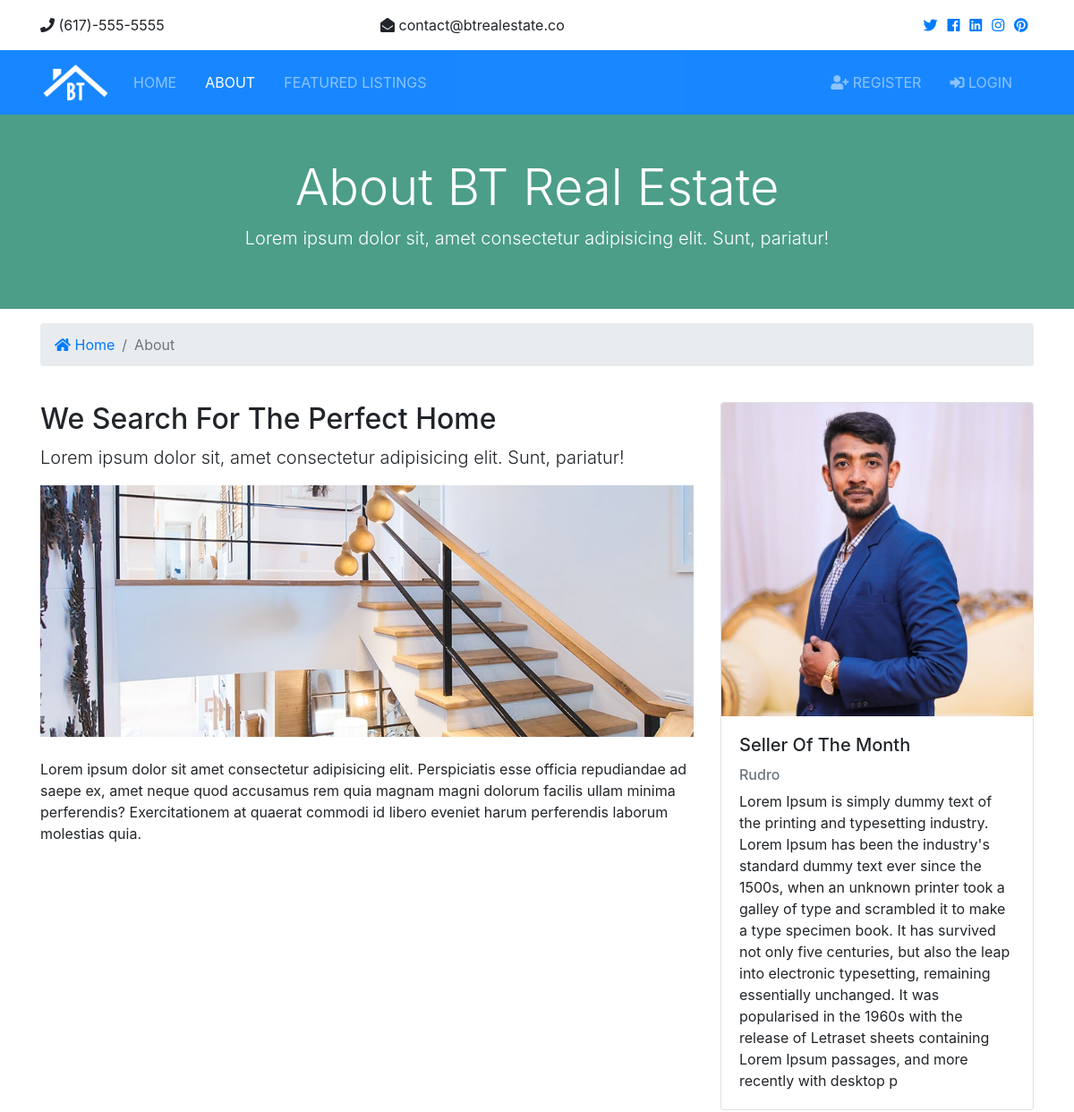
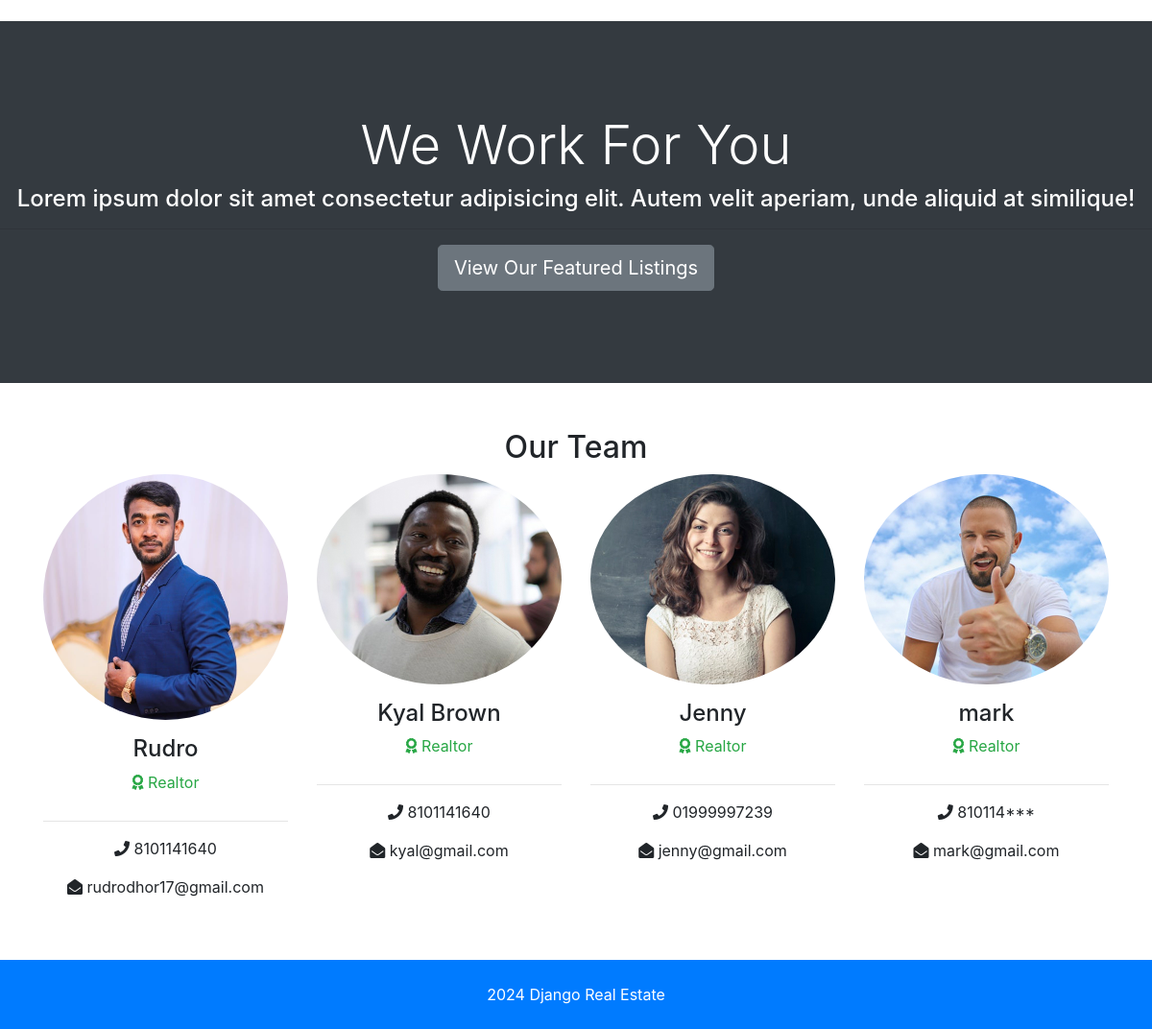
The page /about/ on the database its author committed (2 pictures, top to bottom).
### realtors/models.py (models this page shows, shortened)
class Realtor(models.Model):
    name = models.CharField(max_length= 200)
    photo = models.ImageField(upload_to='photos/%Y/%m/%d/')
    description = models.TextField(max_length= 500)
    phone = models.CharField(max_length= 50)
    email = models.CharField(max_length= 50)
    is_mvp = models.BooleanField(default=False)
    hire_date = models.DateTimeField(default=datetime.now, blank=True)

### pages/views.py (the view)
# urls.py: path('about/', views.about, name="about"),
def about(request):
    realtors = Realtor.objects.order_by('-hire_date')
    mvp_realtors = Realtor.objects.all().filter(is_mvp=True)
    context = {
      'realtors' : realtors,
      'mvp_realtors': mvp_realtors
    }
    return render(request, 'pages/about.html', context)

### templates/pages/about.html (shortened to what this page needs)
{% extends "base.html" %}
{% load static %}
{% block content %}
<section id="showcase-inner" class="py-5 text-white">
    <div class="container">
      <div class="row text-center">
        <div class="col-md-12">
          <h1 class="display-4">About BT Real Estate</h1>
          <p class="lead">Lorem ipsum dolor sit, amet consectetur adipisicing elit. Sunt, pariatur!</p>
        </div>
      </div>
    </div>
  </section>
  <section id="bc" class="mt-3">
    <div class="container">
      <nav aria-label="breadcrumb">
        <ol class="breadcrumb">
          <li class="breadcrumb-item">
            <a href={% url "home" %}>
              <i class="fas fa-home"></i> Home</a>
          </li>
          <li class="breadcrumb-item active"> About</li>
        </ol>
      </nav>
    </div>
  </section>
  <section id="about" class="py-4">
    <div class="container">
      <div class="row">
        <div class="col-md-8">
          <h2>We Search For The Perfect Home</h2>
          <p class="lead">Lorem ipsum dolor sit, amet consectetur adipisicing elit. Sunt, pariatur!</p>
          <img src="{% static "img/about.jpg" %}" alt="">
          <p class="mt-4">Lorem ipsum dolor sit amet consectetur adipisicing elit. Perspiciatis esse officia repudiandae ad saepe ex, amet
            neque quod accusamus rem quia magnam magni dolorum facilis ullam minima perferendis? Exercitationem at quaerat
            commodi id libero eveniet harum perferendis laborum molestias quia.</p>
        </div>
        <div class="col-md-4">
          {% if mvp_realtors %}
            {% for realtor in mvp_realtors %}
              <div class="card">
                <img class="card-img-top" src='{{realtor.photo.url}}'alt="Seller of the month">
                <div class="card-body">
                  <h5 class="card-title">Seller Of The Month</h5>
                  <h6 class="text-secondary">{{realtor.name}}</h6>
                  <p class="card-text">{{realtor.description}}
                  </p>
                </div>
              </div>
            {% endfor %}
          {% endif %}
        </div>
      </div>
    </div>
  </section>
  <section id="work" class="bg-dark text-white text-center">
    <h2 class="display-4">We Work For You</h2>
    <h4>Lorem ipsum dolor sit amet consectetur adipisicing elit. Autem velit aperiam, unde aliquid at similique!</h4>
    <hr>
    <a href="listings.html" class="btn btn-secondary text-white btn-lg">View Our Featured Listings</a>
  </section>
  <section id="team" class="py-5">
    <div class="container">
      <h2 class="text-center">Our Team</h2>
      <div class="row text-center">
        {% if realtors %}
          {% for realtor in realtors %}
            <div class="col-md-3">
              <img src={{realtor.photo.url}} alt="" class="rounded-circle mb-3">
              <h4>{{realtor.name}}</h4>
              <p class="text-success">
                <i class="fas fa-award text-success mb-3"></i> Realtor</p>
              <hr>
              <p>
                <i class="fas fa-phone"></i> {{realtor.phone}} </p>
              <p>
                <i class="fas fa-envelope-open"></i> {{realtor.email}}</p>
            </div>
          {% endfor %}
        {% else %}
          <div class="col-md-12">
            <p>No  team members to display yet.</p>
          </div>
        {% endif %}
      </div>
    </div>
  </section>
{% endblock content %}

### static/css/all.css (style rules this page uses)
.fa, .fas, .far, .fal, .fab { -moz-osx-font-smoothing: grayscale; -webkit-font-smoothing: antialiased; display: inline-block; font-style: normal; font-variant: normal; text-rendering: auto; line-height: 1; }
.fa-award:before { content: "\f559"; }
.fa-envelope-open:before { content: "\f2b6"; }
.fa-home:before { content: "\f015"; }
.fa-phone:before { content: "\f095"; }
.fa, .fas { font-family: 'Font Awesome 5 Free'; font-weight: 900; }

### static/css/style.css (style rules this page uses)
.btn-secondary { color: #fff !important; }
img { width: 100%; }
#showcase-inner { background: url(../img/building.jpg) no-repeat top center fixed/cover; position: relative; overflow: hidden; min-height: 200px; }
#showcase-inner::before { content: ''; position: absolute; top: 0; left: 0; min-height: 100%; width: 100%; background: rgba(32, 134, 107, 0.8); }
#work { padding: 6rem 0; }

### rows shown on the page
Realtor: photo (picture), name "Rudro", description "Lorem Ipsum is simply dummy text of the printing and typesetting industry. Lorem Ipsum has been the industry's standard dummy text ever since the 1500s, when an unknown printer took a galley of type and scrambled it to make a type specimen book. It has survived not only five centuries, but also the leap into electronic typesetting, remaining essentially unchanged. It was popularised in the 1960s with the release of Letraset sheets containing Lorem Ipsum passages, and more recently with desktop p", phone "8101141640", email "rudrodhor17@gmail.com"
Realtor: photo (picture), name "Kyal Brown", phone "8101141640", email "kyal@gmail.com"
Realtor: photo (picture), name "Jenny", phone "01999997239", email "jenny@gmail.com"
Realtor: photo (picture), name "mark", phone "810114***", email "mark@gmail.com"
